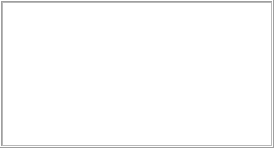
<?xml version="1.0" encoding="UTF-8"?>
<ui version="4.0">
 <class>CSVReaderConfigPanelGUI</class>
 <widget class="QFrame" name="CSVReaderConfigPanelGUI">
  <property name="geometry">
   <rect>
    <x>0</x>
    <y>0</y>
    <width>274</width>
    <height>148</height>
   </rect>
  </property>
  <property name="windowTitle">
   <string/>
  </property>
  <property name="frameShape">
   <enum>QFrame::Box</enum>
  </property>
  <property name="frameShadow">
   <enum>QFrame::Raised</enum>
  </property>
  <layout class="QVBoxLayout" name="verticalLayout">
   <property name="spacing">
    <number>2</number>
   </property>
   <property name="leftMargin">
    <number>0</number>
   </property>
   <property name="topMargin">
    <number>0</number>
   </property>
   <property name="rightMargin">
    <number>0</number>
   </property>
   <property name="bottomMargin">
    <number>0</number>
   </property>
   <item>
    <layout class="QGridLayout" name="gridLayout">
     <property name="sizeConstraint">
      <enum>QLayout::SetMaximumSize</enum>
     </property>
     <property name="leftMargin">
      <number>0</number>
     </property>
     <property name="topMargin">
      <number>0</number>
     </property>
     <property name="rightMargin">
      <number>0</number>
     </property>
     <property name="bottomMargin">
      <number>0</number>
     </property>
     <property name="spacing">
      <number>0</number>
     </property>
     <item row="1" column="0" colspan="2">
      <widget class="SampleTableView" name="mCSVTableView"/>
     </item>
    </layout>
   </item>
  </layout>
 </widget>
 <customwidgets>
  <customwidget>
   <class>SampleTableView</class>
   <extends>QTableView</extends>
   <header>plugin/gui/sample_table/sample_table_view.h</header>
  </customwidget>
 </customwidgets>
 <resources/>
 <connections/>
 <slots>
  <slot>onBrowse()</slot>
 </slots>
</ui>
